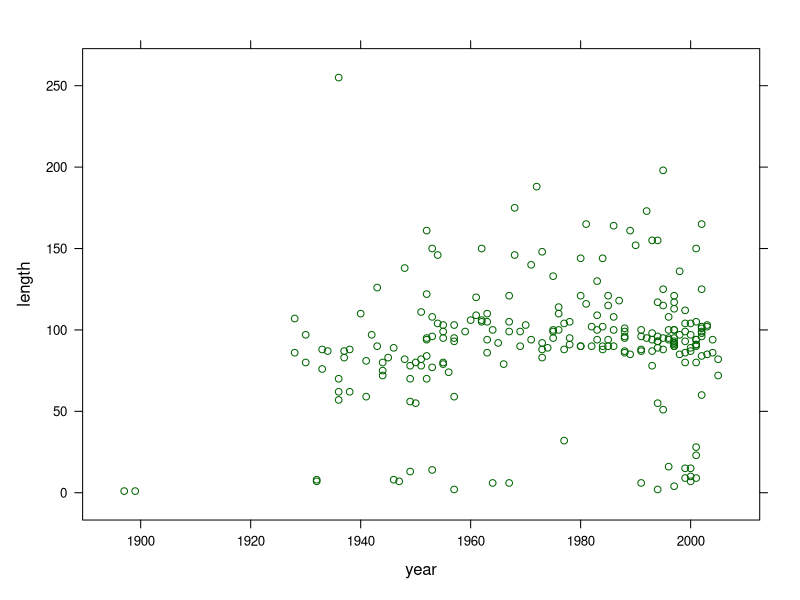
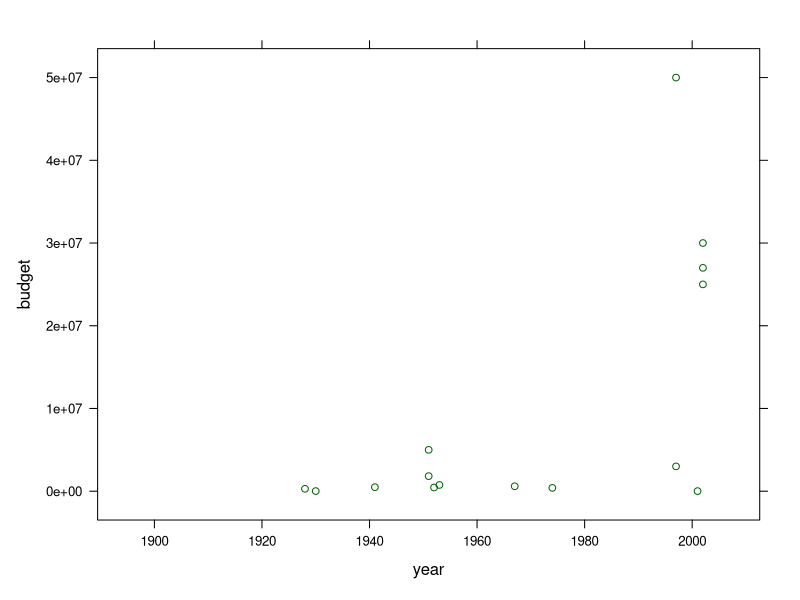
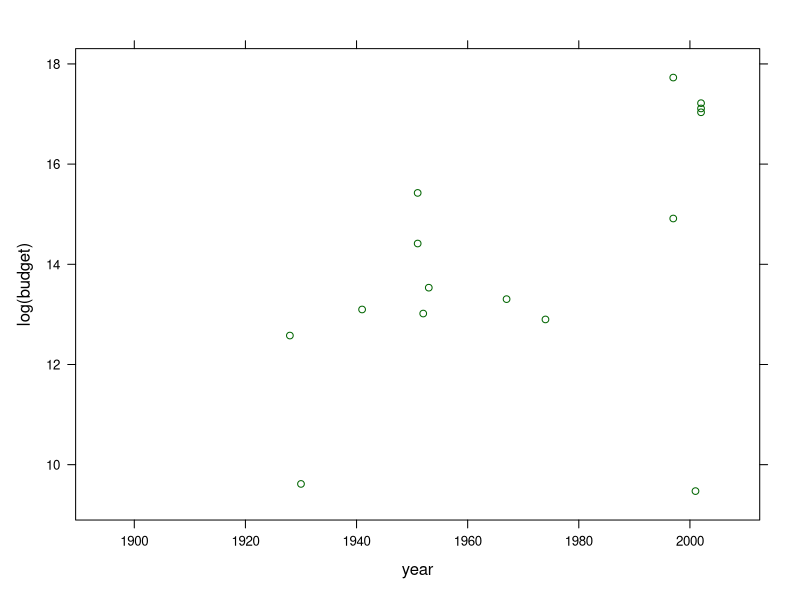

Generate these figures, in order, with R:
library(lattice); trellis.par.set(col.whitebg())
setwd("~/documents/movies")

m <- read.csv("movies.csv")

xyplot(length ~ year, m)
xyplot(budget ~ year, m)
xyplot(log(budget) ~ year, m)